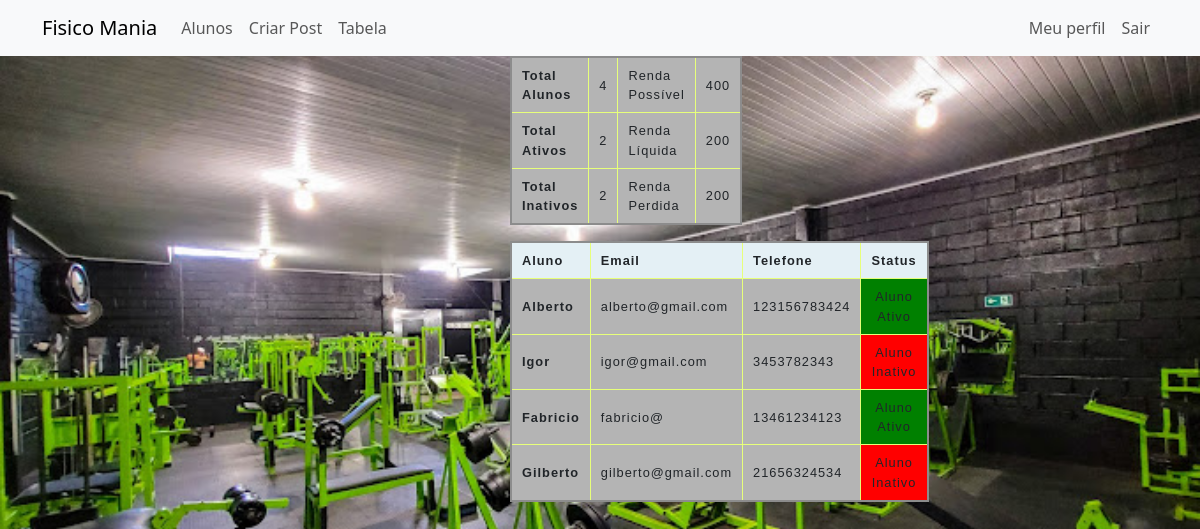
/tabela (signed in), run on the app's committed database.
### fisicomania/models.py (models this page shows)
class Aluno(database.Model, UserMixin):
    id = database.Column(database.Integer, primary_key=True)
    nome = database.Column(database.String, nullable=False)
    email = database.Column(database.String, nullable=False)
    contato = database.Column(database.String, nullable=False)
    mensalidade = database.Column(database.Integer, nullable=False)
    plano = database.Column(database.String, nullable=False, default='Não Informado')
    planoIn = database.Column(database.String, nullable=False, default='Não Informado')
    id_usuario = database.Column(database.Integer, database.ForeignKey('usuario.id'), nullable=False)

### fisicomania/rotas.py (the view)
@app.route('/tabela')
@login_required
def tabela():
    form9=FormCriarAluno
    lista_alunos = Aluno.query.all()
    Inativo = Aluno.query.filter_by(planoIn='Aluno Inativo').count()
    Ativo = Aluno.query.filter_by(plano='Aluno Ativo').count()
    total_alunos = Inativo + Ativo
    mensalidade=Aluno.query.filter_by(mensalidade='Mensalidade').count()
    print(mensalidade)
    return render_template('tabela.html' , lista_alunos=lista_alunos, aluno=Aluno, total_alunos=total_alunos , Ativo=Ativo, Inativo=Inativo, mensalidade=mensalidade, form9=form9)

### fisicomania/models.py (called while the page is built)
@login_manager.user_loader
def load_usuario(id_usuario):
    return Usuario.query.get(int(id_usuario))

### fisicomania/templates/tabela.html
{%extends 'home.html'%}
{% block body %}
<div>
  <div class="row justify-content-center mb-3">
      <div class="col-md-2">
        <table>
          <tbody>
            <tr>
              <th scope="row" colspan="4">Total Alunos</th>
              <td>{{total_alunos}}</td>
              <td>Renda Possível</td>
              <td>{{total_alunos*100}}</td>
            </tr>
            <tr>
              <th scope="row" colspan="4">Total Ativos</th>
              <td>{{Ativo}}</td>
              <td>Renda  Líquida</td>
              <td>{{Ativo*100}}</td>
            </tr>
            <tr>
              <th scope="row" colspan="4">Total Inativos</th>
              <td>{{Inativo}}</td>
              <td>Renda Perdida</td>
              <td>{{Inativo*100}}</td>
            </tr>
          </tbody>
        </table>
      </div>
  </div>
<div class="row justify-content-center">
  <div class="col-md-2">
    <table>
        <thead>
          <tr>
            <th scope="col">Aluno</th>
            <th scope="col">Email</th>
            <th scope="col">Telefone</th>
            <th scope="col">Status</th>
          </tr>
        </thead>
        <tbody>
          {% for aluno in lista_alunos %}
            <tr>
              <th scope="row">{{aluno.nome}}</th>
              <td>{{aluno.email}}</td>
              <td>{{aluno.contato}}</td>
              {% for plano in aluno.plano.split(';') %}
                {% if plano  %}
                    <td style="background-color: green">{{ aluno.plano}}</td>
                {% else %}
                    <td style="background-color: red">{{ aluno.planoIn }}</td>
                {% endif %}
              {% endfor %}
            </tr>
          {% endfor %}
        </tbody>
      </table>
  </div>
</div>
{% endblock %}

### fisicomania/static/main.css (style rules this page uses)
body { background-image: url(imagens/fundo.jpg); background-repeat:no-repeat; background-size: cover; }
table { border-collapse: collapse; border: 2px solid rgb(140 140 140); font-family: sans-serif; font-size: 0.8rem; letter-spacing: 1px; }
thead, tfoot { background-color: rgb(228 240 245); }
th, td { border: 1px solid rgb(231, 255, 122); padding: 8px 10px; }
td:last-of-type { text-align: center; }
tbody { background-color: rgb(180, 180, 180); }

### data on the page
Aluno: nome "Alberto", email "alberto@gmail.com", contato "123156783424", plano "Aluno Ativo"
Aluno: nome "Igor", email "igor@gmail.com", contato "3453782343", planoIn "Aluno Inativo"
Aluno: nome "Fabricio", email "fabricio@", contato "13461234123", plano "Aluno Ativo"
Aluno: nome "Gilberto", email "gilberto@gmail.com", contato "21656324534", planoIn "Aluno Inativo"

### other printed values
{{ total_alunos }} "4"
{{ total_alunos*100 }} "400"
{{ Ativo }} "2"
{{ Ativo*100 }} "200"
{{ Inativo }} "2"
{{ Inativo*100 }} "200"
